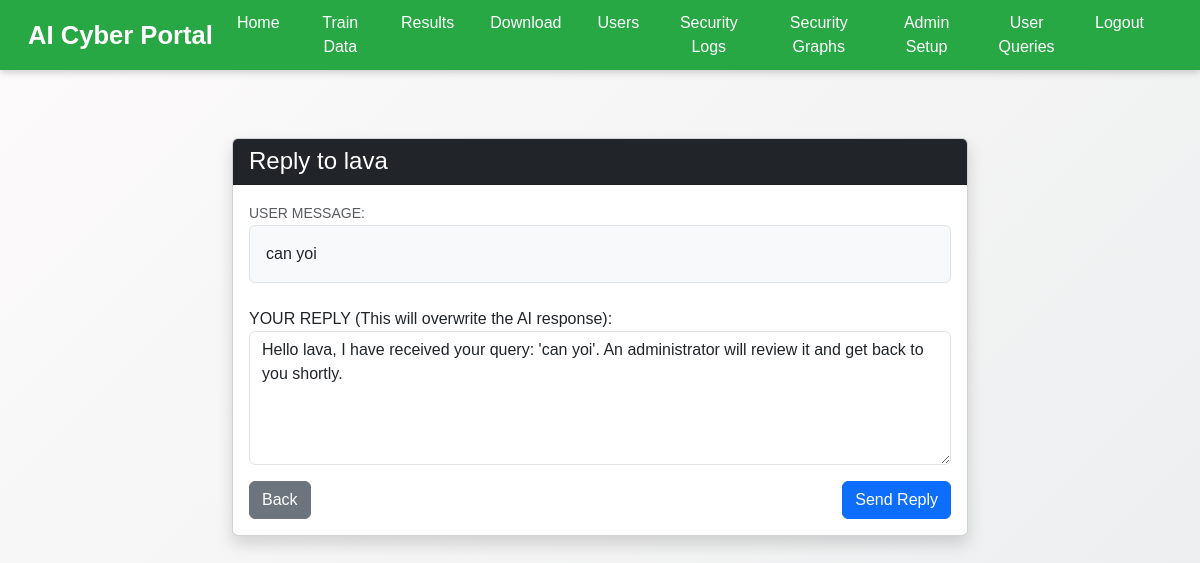
Page /admin_reply/3/ (signed in) on the committed database.
### Remote_User/models.py (models this page shows, shortened)
class ChatMessage(models.Model):
    user = models.ForeignKey(ClientRegister_Model, on_delete=models.CASCADE)
    message = models.TextField()
    response = models.TextField(null=True, blank=True)
    timestamp = models.DateTimeField(auto_now_add=True)

class ClientRegister_Model(models.Model):
    username = models.CharField(max_length=30, unique=True)
    email = models.EmailField(max_length=30, unique=True)
    password = models.CharField(max_length=10)
    phoneno = models.CharField(max_length=10, unique=True)
    country = models.CharField(max_length=20)
    state = models.CharField(max_length=30)
    city = models.CharField(max_length=30)
    gender = models.CharField(max_length=10)
    address = models.CharField(max_length=20)
    failed_login_attempts = models.IntegerField(default=0)
    is_blocked = models.BooleanField(default=False)

### Service_Provider/views.py (the view)
# urls.py: path('admin_reply/<int:pk>/', serviceprovider.admin_reply, name="admin_reply"),
def admin_reply(request, pk):
    if 'admin_id' not in request.session:
        return HttpResponse("Unauthorized", status=403)
    query = ChatMessage.objects.get(id=pk)
    if request.method == "POST":
        reply = request.POST.get('reply')
        query.response = reply
        query.save()
        messages.success(request, "Reply sent successfully.")
        return redirect('view_user_queries')
    return render(request, 'SProvider/admin_reply.html', {'query': query})

### Template/htmls/SProvider/admin_reply.html (shortened to what this page needs)
{% extends 'SProvider/Header.html' %}
{% block researchblock %}
<div class="container mt-5">
    <div class="row justify-content-center">
        <div class="col-md-8">
            <div class="card shadow">
                <div class="card-header bg-dark text-white">
                    <h4 class="mb-0">Reply to {{ query.user.username }}</h4>
                </div>
                <div class="card-body">
                    <div class="mb-4">
                        <label class="text-muted small">USER MESSAGE:</label>
                        <p class="p-3 bg-light border rounded">{{ query.message }}</p>
                    </div>
                    <form method="POST">
                        <div class="form-group mb-3">
                            <label class="font-weight-bold">YOUR REPLY (This will overwrite the AI response):</label>
                            <textarea name="reply" class="form-control" rows="5" required>{{ query.response }}</textarea>
                        </div>
                        <div class="d-flex justify-content-between">
                            <a href="{% url 'view_user_queries' %}" class="btn btn-secondary">Back</a>
                            <button type="submit" class="btn btn-primary">Send Reply</button>
                        </div>
                    </form>
                </div>
            </div>
        </div>
    </div>
</div>
{% endblock %}

### Template/htmls/SProvider/Header.html (style rules this page uses)
body { font-family: "Poppins", sans-serif; background: linear-gradient(135deg, #fdfbfb, #ebedee); color: #333; min-height: 100vh; margin: 0; }

### rows in the picture
ChatMessage: user.username "lava", message "can yoi", reply "Hello lava, I have received your query: 'can yoi'. An administrator will review it and get back to you shortly."
